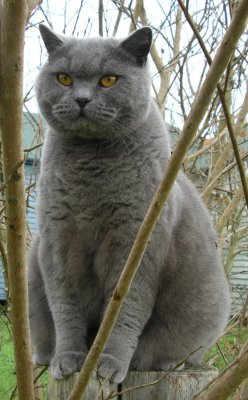
#> input picture assets/cat.jpg, 248 x 400 px, found by its file name
$ python tutor2_numpy.py   (Python 2 division)   (older library calls are emulated)
#> lines starting #> are read from the running program, lines starting #| are printed output that depends on the picture

# coding: utf-8

# # Tutorial using Numpy
# Library for scientific computing which provides high-performance multidinensional array object (Python version of MATLAB).

# ## Arrays

# In[1]:

import numpy as np

a = np.array([1, 2, 3,])
print(type(a))
print(a.shape)
print(a[0], a[1], a[2])
a[0] = 5
print(a)


# In[2]:

b = np.array([[1,2,3],[4,5,6]])
print(type(b))
print(b.shape)
print(b[0,0], b[0,1], b[1,0])
print(b)


# ### Fucntion that create array

# In[3]:

import numpy as np

a = np.zeros((2,2))
print(a)

b = np.ones((2,3))
print(b)

c = np.full((2,2), 7)
print(c)

d = np.eye(3)
print(d)

e = np.random.random((3,3))
print(e)


# ### Array indexing

# In[4]:

import numpy as np

a = np.array([[1,2,3,4], [5,6,7,8], [9,10,11,12]])
print(a)


# ### Slicing

# In[5]:

import numpy as np

b = a[:2, 1:3]
print(b)

print a[0, 1]
b[0, 0] = 77
print(a[0, 1])
print(a)

a = np.array([[1,2,3,4], [5,6,7,8], [9,10,11,12]])
print(a)


# In[6]:

row_r1 = a[1,:]
row_r2 = a[1:2, :]
print(row_r1)
print(row_r2)
print(row_r1.shape)
print(row_r2.shape)


# In[7]:

col_r1 = a[:, 1]
col_r2 = a[:, 1:2]
print(col_r1)
print(col_r2)
print(col_r1.shape)
print(col_r2.shape)


# In[8]:

a = np.array([[1,2], [3,4], [5,6]])
print(a)

b = a[[0,1,2], [0,1,0]]
print(b)

c = np.array([a[0,0],a[1,1],a[2,0]])
print(c)

d = a[[0,0], [1,1]]
print(d)


# In[9]:

a = np.array([[1,2,3], [4,5,6], [7,8,9], [10,11,12]])
print(a)

b = np.array([0,2,0,1])
print(b)

print(a[np.arange(4), b])

a[np.arange(4), b] += 10
print(a)


# ### Boolean array indexing

# In[10]:

import numpy as np

a = np.array([[1,2], [3,4], [5,6]])
bool_idx = (a > 2)
print(bool_idx)
print(a[bool_idx])
print(a[a>2])


# ### Datatypes

# In[11]:

import numpy as np

x = np.array([1,2])
print(x.dtype)
print(type(x))
print(x.dtype)


# In[12]:

x = np.array([1.0, 2.0])
print(x.dtype)

x = np.array([1,2], dtype=np.int64)
print(x.dtype)


# ### Array math

# In[13]:

import numpy as np

x = np.array([[1,2],[3,4]], dtype=np.float64)
y = np.array([[5,6],[7,8]], dtype=np.float64)
print('1:')
print(x + y)
print(np.add(x, y))

print('2:')
print(x - y)
print(np.subtract(x, y))

print('3:')
print(x * y)
print(np.multiply(x, y))

print('4:')
print(x / y)
print(np.divide(x, y))

print('5:')
print(np.sqrt(x))


# ### Vectors products

# In[14]:

import numpy as np

x = np.array([[1,2],[3,4]])
y = np.array([[5,6],[7,8]])

v = np.array([9,10])
w = np.array([11,12])

print('# inner product of vectors:')
print(v.dot(w))
print(np.dot(v, w))

print('# matrix/vector product:')
print(x.dot(v))
print(np.dot(x, v))

print('# matrix/matrix product:')
print(x.dot(y))
print(np.dot(x, y))


# ### Computation

# In[15]:

import numpy as np

x = np.array([[1,2],[3,4]])

print('# sum of all elements:')
print(np.sum(x))

print('# sum of each column:')
print(np.sum(x, axis=0))

print('# sum of each row:')
print(np.sum(x, axis=1))

print('# Tranpose:')
print(x.T)


# ### Broadcasting

# In[16]:

import numpy as np

x = np.array([[1,2,3], [4,5,6], [7,8,9], [10,11,12]])
v = np.array([1, 0, 1])
y = np.empty_like(x)
print (y)

print('# add vector v to each row of matriix x')
for i in range(4):
    y[i, :] = x[i, :] + v
print(y)


# In[17]:

import numpy as np

x = np.array([[1,2,3], [4,5,6], [7,8,9], [10, 11, 12]])
v = np.array([1, 0, 1])
vv = np.tile(v, (4, 1))
print(vv)

y = x + vv
print(y)


# In[18]:

import numpy as np

x = np.array([[1,2,3], [4,5,6], [7,8,9], [10, 11, 12]])
print(x)

v = np.array([1, 0, 1])
print(v)

y = x + v
print(y)


# In[19]:

# T : Transpose
import numpy as np

v = np.array([1,2,3])
w = np.array([4,5])
print(np.reshape(v, (3,1)) * w)

x = np.array([[1,2,3], [4,5,6]])
print(x + v)

print((x.T + w).T)

print(x + np.reshape(w, (2,1)))
print(x * 2)


# ### Image operations

# In[20]:

from scipy.misc import imread, imsave, imresize
import matplotlib.pyplot as plt

img = imread('assets/cat.jpg')
#> img is the input picture: shape (400, 248, 3); mean R, G, B 117.6, 116.7, 103.4
print(img.dtype, img.shape)
#| uint8 (400, 248, 3)
plt.imshow(img)

img_tinted = img * [1, 0.95, 0.9]
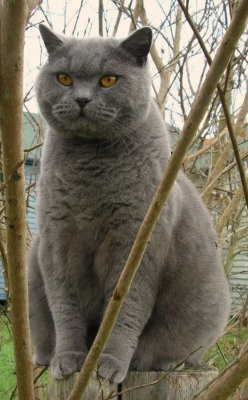
#> img_tinted: shape (400, 248, 3) float64; mean R, G, B 117.6, 110.9, 93.1
plt.imshow(img_tinted)
img_tinted = imresize(img_tinted, (300, 300))
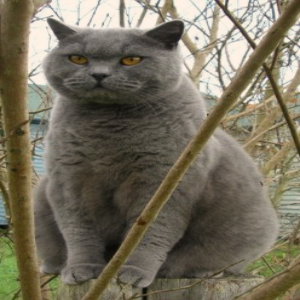
#> img_tinted: shape (300, 300, 3); mean R, G, B 117.7, 111, 93.2
plt.imshow(img_tinted)
imsave('assets/cat_tinted.jpg', img_tinted)


# ### Distance between points

# In[21]:

import numpy as np
from scipy.spatial.distance import pdist, squareform
x = np.array([[0,1], [1,0], [2,0]])
print x


d = squareform(pdist(x, 'euclidean'))
print d


# ## Plotting

# In[22]:

get_ipython().magic(u'matplotlib inline')

import numpy as np
import matplotlib.pyplot as plt

x = np.arange(0, 3 * np.pi, 0.1)
print(x)
y = np.sin(x)
print(y)

plt.plot(x, y)


# In[ ]:


# In[23]:

get_ipython().magic(u'matplotlib inline')

import numpy as np
import matplotlib.pyplot as plt
x = np.arange(0, 3 * np.pi, 0.1)
y_sin = np.sin(x)
y_cos = np.cos(x)

plt.plot(x, y_sin)
plt.plot(x, y_cos)
plt.xlabel('x axis label')
plt.ylabel('y axis label')
plt.title('Sine and Cosine')
plt.legend(['Sine', 'Cosine'])
plt.show()
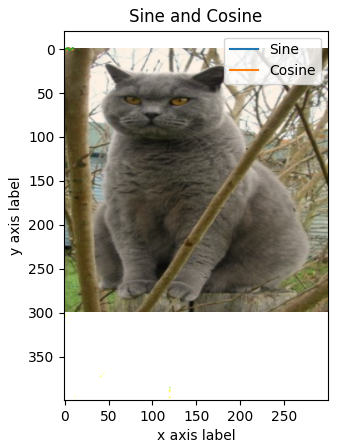
#> figure drawn by matplotlib, 1 panel


# ### Subplot

# In[24]:

get_ipython().magic(u'matplotlib inline')

import numpy as np
import matplotlib.pyplot as plt

x = np.arange(0, 3 * np.pi, 0.1)
y_sin = np.sin(x)
y_cos = np.cos(x)

plt.subplot(2, 1, 1)
plt.plot(x, y_sin)
plt.title('Sine')

plt.subplot(2, 1, 2)
plt.plot(x, y_cos)
plt.title('Cosine')
plt.show()
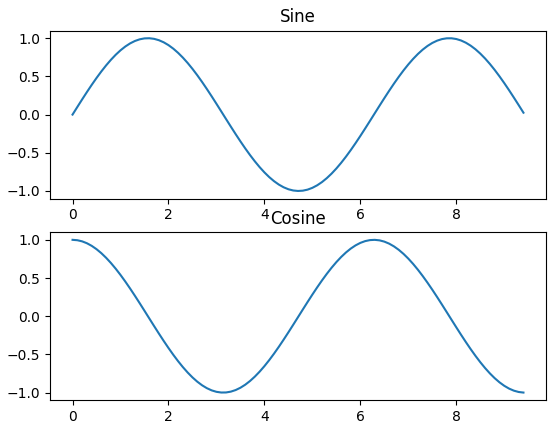
#> figure drawn by matplotlib, 2 panels; panel 1: curve peaks at x = 1.6, y = 1; panel 2: curve peaks at x = 0, y = 1


# ## Images

# In[26]:

get_ipython().magic(u'matplotlib inline')

import numpy as np
import matplotlib.pyplot as plt
from scipy.misc import imread, imresize

img = imread('assets/cat.jpg')
img_tinted = imread('assets/cat_tinted.jpg')

img_tinted = img * [1., 0.95, 0.9]

plt.subplot(1, 2, 1)
plt.imshow(img)
plt.subplot(1, 2, 2)
plt.imshow(img_tinted)
plt.show()
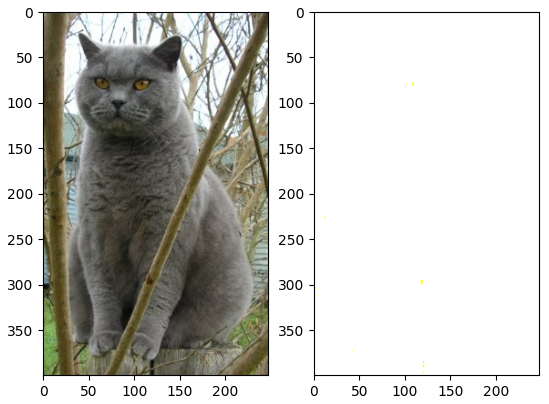
#> figure drawn by matplotlib, 2 panels
